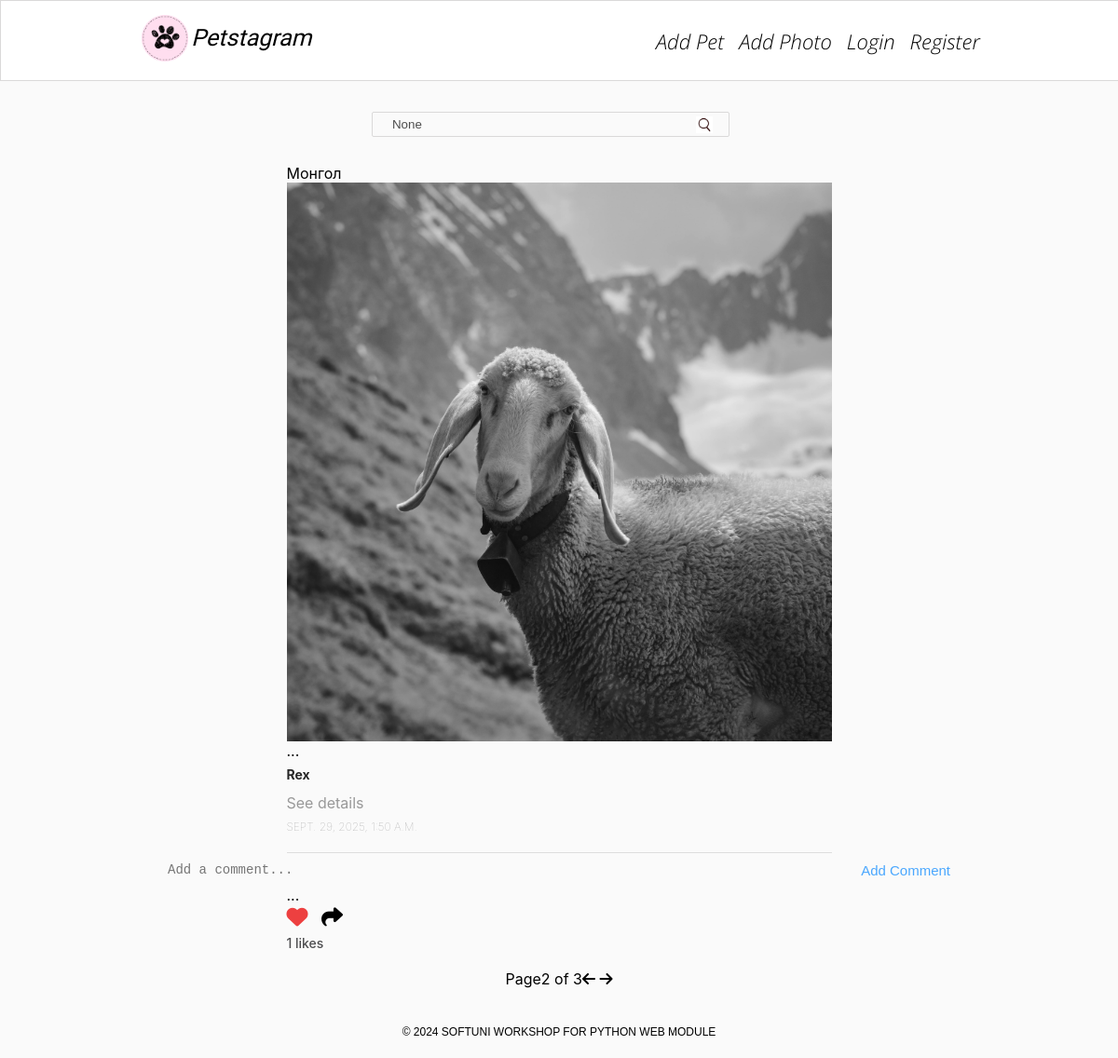
Screenshot of /?page=2 with the database file from the repository.
### petstagram/photos/models.py (models this page shows, shortened)
class Photo(models.Model):
    photo = models.ImageField(upload_to='images/', validators=[photo_file_size])
    description = models.TextField(
        max_length=300,
        validators=[MinLengthValidator(10)],
        blank=True,
        null=True,
    )
    location = models.CharField(
        max_length=30,
        blank=True,
        null=True,
    )
    tagged_pets = models.ManyToManyField('pets.Pet', blank=True)
    date_of_publication = models.DateTimeField(auto_now=True)

### petstagram/pets/models.py (models this page shows, shortened)
class Pet(models.Model):
    name = models.CharField(max_length=30)
    pet_photo = models.URLField()
    date_of_birth = models.DateField(null=True, blank=True)
    slug = models.SlugField(unique=True, null=False, blank=False, editable=False)
    owner = models.ForeignKey(User, on_delete=models.CASCADE)  # 🔥 эзэмшигч

### petstagram/common/views.py (the view)
# urls.py: path('', views.home, name='home'),
def home(request):
    all_photos = Photo.objects.all()
    comment_form = CommentForm()
    search_form=SearchForm()
    if request.method == 'POST':
        search_form=SearchForm(request.POST)
        if search_form.is_valid():
            all_photos=all_photos.filter(tagged_pets__name__icontains=search_form.cleaned_data['pet_name'])
    photos_per_page = 1
    paginator= Paginator(all_photos, photos_per_page)
    page_number = request.GET.get('page')
    try:
        all_photos = paginator.page(page_number)
    except PageNotAnInteger:
        all_photos = paginator.page(1)
    except EmptyPage:
        all_photos = paginator.page(paginator.num_pages)
    context = {
        'all_photos': all_photos,
        'comment_form': comment_form,
        'search_form': search_form,
    }
    return render(request, template_name='common/home-page.html', context=context)

### petstagram/common/forms.py
class CommentForm(forms.ModelForm):
    class Meta:
        model = Comment
        fields = ['text']
        widgets={
            'text': forms.Textarea(
                attrs={
                    'placeholder': 'Add a comment...',
                }
            ),
        }

class SearchForm(forms.Form):
    pet_name = forms.CharField(
        widget=forms.TextInput(
            attrs={
                'placeholder': 'Search by pet name...',
            }
        )
    )

### templates/common/home-page.html (shortened to what this page needs)
{% extends 'base.html' %}
{% block content %}
{% load static %}
    <div class="container">
        <div class="col-9">
            <form class="searchbar" method="post">
                <input type="text" placeholder="Search by pet name..." name="pet_name" value="{{ search_form.pet_name.value }}">
            </form>
            {% include 'common/pet-posts.html' %}
            <div class="pagination">
                <span class="current">
                    Page{{all_photos.number}} of {{all_photos.paginator.num_pages}}
                </span>
                <span class="step-links-buttons">
                    {% if all_photos.has_previous and all_photos.has_next %}
                        <a href="?page{{ all_photos.previous_page_number }}">
                            <i class="fa-solid fa-arrow-left"></i>
                        </a>
                        <a href="?page={{ all_photos.next_page_number }}">
                            <i class="fa-solid fa-arrow-right"></i>
                        </a>
                    {% elif all_photos.has_previous %}
                        <a href="?page{{ all_photos.previous_page_number }}">
                            <i class="fa-solid fa-arrow-left"></i>
                        </a>
                    {% elif all_photos.has_next %}
                        <a href="?page={{ all_photos.next_page_number }}">
                            <i class="fa-solid fa-arrow-right"></i>
                        </a>
                    {% endif %}
                </span>
            </div>
        </div>
    </div>
{% endblock %}

### templates/common/pet-posts.html (shortened to what this page needs)
{% load static%}
{% for photo in all_photos %}
    {% if photo.location %}
        <span>{{ photo.location }}</span>
    {% endif %}
    <div class="imgBx" id="{{photo.id}}">
    <img src="{{ photo.photo.url }}"
            alt="post image" class="cover">
    </div>
    ...
    {% for pet in photo.tagged_pets.all %}
        <a href="{% url 'pet_details' username=pet.owner.username pet_slug=pet.slug %}">
            <p class="message">
                <b>{{ pet.name }}</b>
            </p>
        </a>
    {% endfor %}
    <a href="{% url 'photo_details' photo.pk %}">
        <h4 class="details">See details</h4>
    </a>
    <h5 class="postTime">{{ photo.date_of_publication }}</h5>
    <div class="addComments">
        <form action="{% url 'add_comment' photo.id %}" method="post">
            {{ comment_form }}
            <button class="add-btn" type="submit">Add Comment</button>
        </form>
    </div>
                ...
        <div class="bottom">
          <div class="actionBtns">
            <div class="left">
              <span class="heart">
                <a href="{% url 'like' photo.id %}">
                  {% if photo.like_set.all %}
                  <i class="fa-solid fa-heart" style="color:#ed4040;"></i>
                  {% else %}
                  <i class="fa-regular fa-heart"></i>
                  {% endif %}
                </a>
              </span>
              <a class="share" href="{% url 'share' photo.id %}">
                <i class="fa-solid fa-share"></i>
              </a>
            </div>
          </div>
        </div>
    <p class="likes">{{ photo.like_set.count }} likes</p>
{% endfor %}

### static/css/home.css (style rules this page uses)
* { margin: 0; padding: 0; box-sizing: border-box; }
body { font-family: -apple-system, system-ui, "Segoe UI", Roboto, Oxygen, Ubuntu, Cantarell, "Open Sans", "Helvetica Neue", sans-serif; background: #fafafa; min-height: 100vh; }
.container { padding: 15px 0; width: 75%; display: flex; align-items: center; justify-content: space-between; }
.container a { color: #403e3e; }
.searchbar { width: -10%; margin: 0 18% 5% 0; text-align: end; }
.searchbar input { background-color: #fafafa; width: 80%; padding: 5px 5px 5px 0; text-indent: 21px; outline: none; border: 1px solid rgb(218, 217, 217); border-radius: 2px; color: rgb(77, 77, 77); }
.searchbar input::placeholder { font-weight: lighter; color: rgb(172, 172, 172); }
main .container { position: relative; margin-top: 60px; width: 75%; display: flex; align-items: flex-start; justify-content: space-between; }
.col-9 { width: 65%; margin: 5% auto; margin-bottom: -20px; }
.cover { position: absolute; top: 0; left: 0; width: 100%; height: 100%; object-fit: cover; }
.imgBx { position: relative; width: 100%; min-height: 600px; }
.actionBtns { display: flex; justify-content: space-between; align-items: center; font-size: 23px; }
.actionBtns i { cursor: pointer; }
.actionBtns .left i { margin-right: 8px; }
.likes { font-weight: 500; margin-top: 5px; font-size: 14px; cursor: default; color: #4d4d4f; }
.message { font-weight: 400; margin-top: 5px; font-size: 14px; color: #777; line-height: 1.5em; }
.message b { color: #262626; }
.details { margin-top: 10px; font-weight: 400; color: #999; }
.addComments { display: flex; align-items: center; margin-top: 20px; border-top: 1px solid #ddd; padding: 10px 0; }
.addComments button { position: absolute; right: 30px; color: #1d92ffcb; font-weight: 500; font-size: 15px; border: none; background-color: inherit; cursor: pointer; }
textarea { position: absolute; left: 30px; width: 85%; resize: none; overflow: hidden; height: 20px; border: none; outline: none; font-weight: 400; font-size: 14px; color: #262626; background: none; }
.addComments form { display: flex; margin-bottom: 15px; }
.postTime { margin-top: 8px; font-weight: lighter; cursor: default; color: rgb(163, 163, 163); font-size: 12px; text-transform: uppercase; }
a { text-decoration: none; }
i { color: black; }

### static/css/petFunctions.css (style rules this page uses)
.add-btn { background-color: rgb(67, 185, 12); }

### static/css/profile.css (style rules this page uses)
.pagination { display: flex; justify-content: center; margin-top: 20px; margin-bottom: 20px; }

### rows the page displays
Photo: location "Монгол", photo (picture), date_of_publication "SEPT. 29, 2025, 1:50 A.M.", like_set.count "1"
Pet: name "Rex"

### other values shown
{{ all_photos.number }} "2"
{{ all_photos.paginator.num_pages }} "3"
